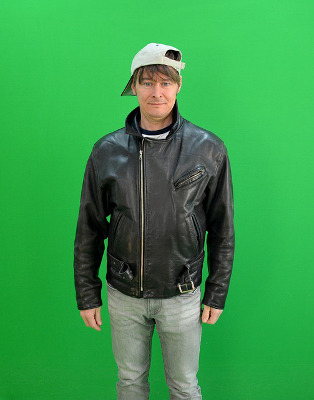
#> input picture img/man_chromakey.jpg, 314 x 400 px
$ python chromakey.py
#> lines starting #> are read from the running program, lines starting #| are printed output that depends on the picture; after the words box and inside, x2 and y2 are one past the last pixel; in counts of white or black regions, pixels touching at a corner belong together; pictures that were not available may be replaced by others from this repository, and a replacement may not be noted
# 크로마 키 마스킹과 합성 (chromakey.py)

import cv2
import numpy as np
import matplotlib.pylab as plt

#--① 크로마키 배경 영상과 합성할 배경 영상 읽기
img1 = cv2.imread('../img/man_chromakey.jpg')
#> img1 is the input picture: shape (400, 314, 3); mean B, G, R 75.9, 153.6, 55.6
img2 = cv2.imread('../img/magma.jpg')
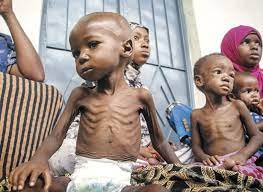
#> input picture img/kia.jpg, 263 x 192 px, given in place of magma.jpg, which was not available
#> img2 is the input picture: shape (192, 263, 3); mean B, G, R 138.2, 144.1, 160.2
# 이미지1 크기에 맞게 이미지2를 강제로 맞춤
img2 = cv2.resize(img2, (img1.shape[1], img1.shape[0]))
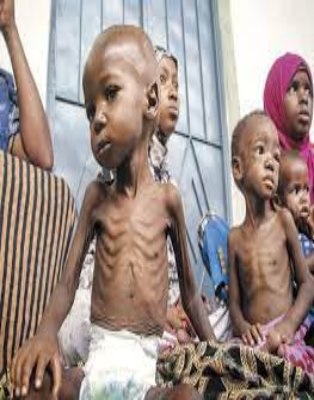
#> img2: shape (400, 314, 3); mean B, G, R 138.1, 144, 160.1


#--② ROI 선택을 위한 좌표 계산
height1, width1 = img1.shape[:2]
#> height1 = 400; width1 = 314
height2, width2 = img2.shape[:2]
#> height2 = 400; width2 = 314
x = (width2 - width1)//2
#> x = 0
y = height2 - height1
#> y = 0
w = x + width1
#> w = 314
h = y + height1
#> h = 400

#--③ 크로마키 배경 영상에서 크로마키 영역을 10픽셀 정도로 지정
chromakey = img1[:10, :10, :]
offset = 20

#--④ 크로마키 영역과 영상 전체를 HSV로 변경
hsv_chroma = cv2.cvtColor(chromakey, cv2.COLOR_BGR2HSV)
hsv_img = cv2.cvtColor(img1, cv2.COLOR_BGR2HSV)
#> hsv_img: shape (400, 314, 3); mean H, S, V 63, 151.9, 154.9

#--⑤ 크로마키 영역의 H값에서 offset 만큼 여유를 두어서 범위 지정
# offset 값은 여러차례 시도 후 결정
#chroma_h = hsv_chroma[0]
chroma_h = hsv_chroma[:,:,0]
lower = np.array([chroma_h.min()-offset, 100, 100])
#> lower = [47, 100, 100]
upper = np.array([chroma_h.max()+offset, 255, 255])
#> upper = [88, 255, 255]

#--⑥ 마스크 생성 및 마스킹 후 합성
mask = cv2.inRange(hsv_img, lower, upper)
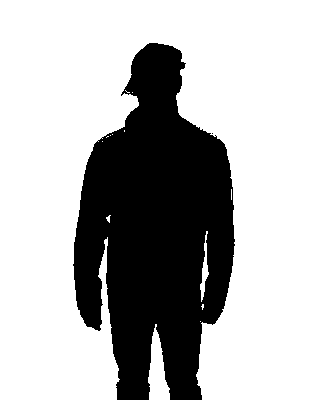
#> mask: shape (400, 314); 70% white; 2 black regions (1 under 20 px), largest, box (x1, y1, x2, y2) and area: (73, 43, 235, 400) 37663
mask_inv = cv2.bitwise_not(mask)
roi = img2[y:h, x:w]
fg = cv2.bitwise_and(img1, img1, mask=mask_inv)
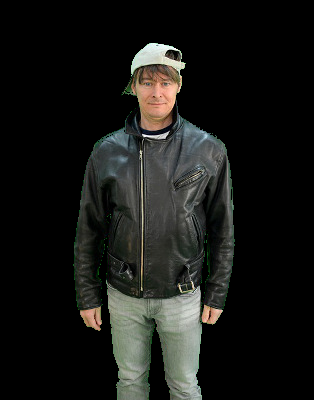
#> fg: shape (400, 314, 3); mean B, G, R 22.6, 25.2, 24.5
bg = cv2.bitwise_and(roi, roi, mask=mask)
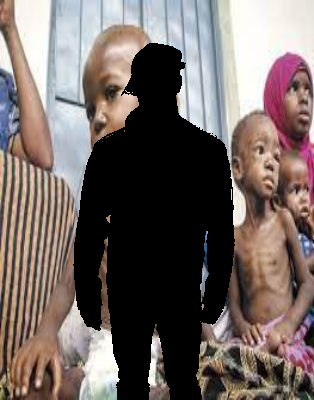
#> bg: shape (400, 314, 3); mean B, G, R 98.6, 102.4, 113.8
img2[y:h, x:w] = fg + bg
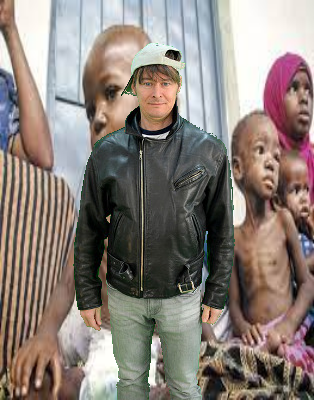
#> img2: shape (400, 314, 3); mean B, G, R 121.1, 127.6, 138.3


#--⑦ 결과 출력
cv2.imshow('chromakey', img1)
cv2.imshow('added', img2)
cv2.waitKey()
cv2.destroyAllWindows()
